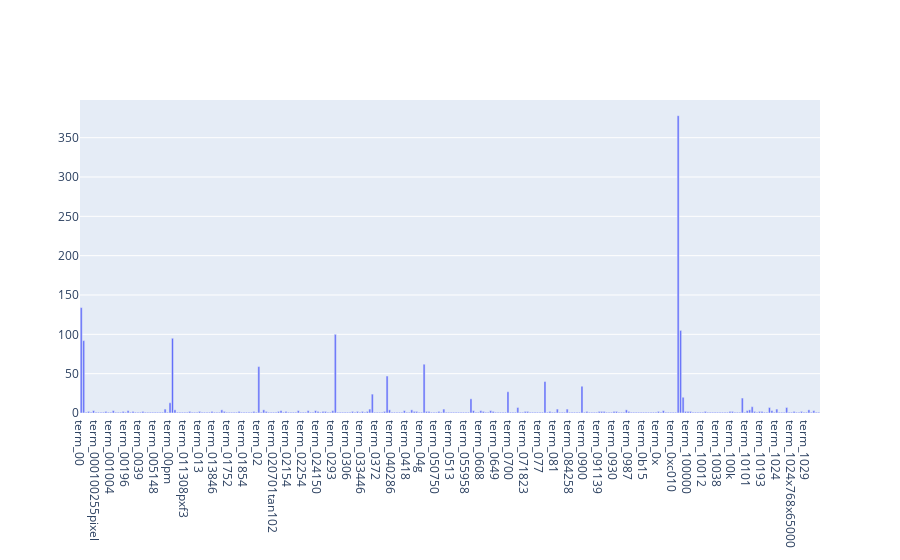

Notebook code cell kept with this figure:
### Markdown cell above
### >>> **Exercise 13 (take home):**
If you want a nicer interactive visualization here, I would encourage you try to install and use plotly to achieve this.

### Code cell
# Answer here
import plotly.graph_objs as go
from plotly.offline import iplot
x_temp=["term_"+str(i) for i in count_vect.get_feature_names()[:300]]
data = [go.Bar(
   x = x_temp,
   y = term_frequencies[:300]
)]
fig = go.Figure(data=data, layout = layout)
fig

### Figure 1 — Plotly figure (JSON) as saved in the notebook; plotly's stock layout.template omitted (floating-point values rounded to 4 significant figures; data arrays with more than 128 entries replaced by an {"elided": "..."} marker saying what was removed)
{"data": [{"type": "bar", "x": {"elided": "300 str values"}, "y": {"elided": "300 int values"}}], "layout": {"xaxis": {"type": "category"}}}
